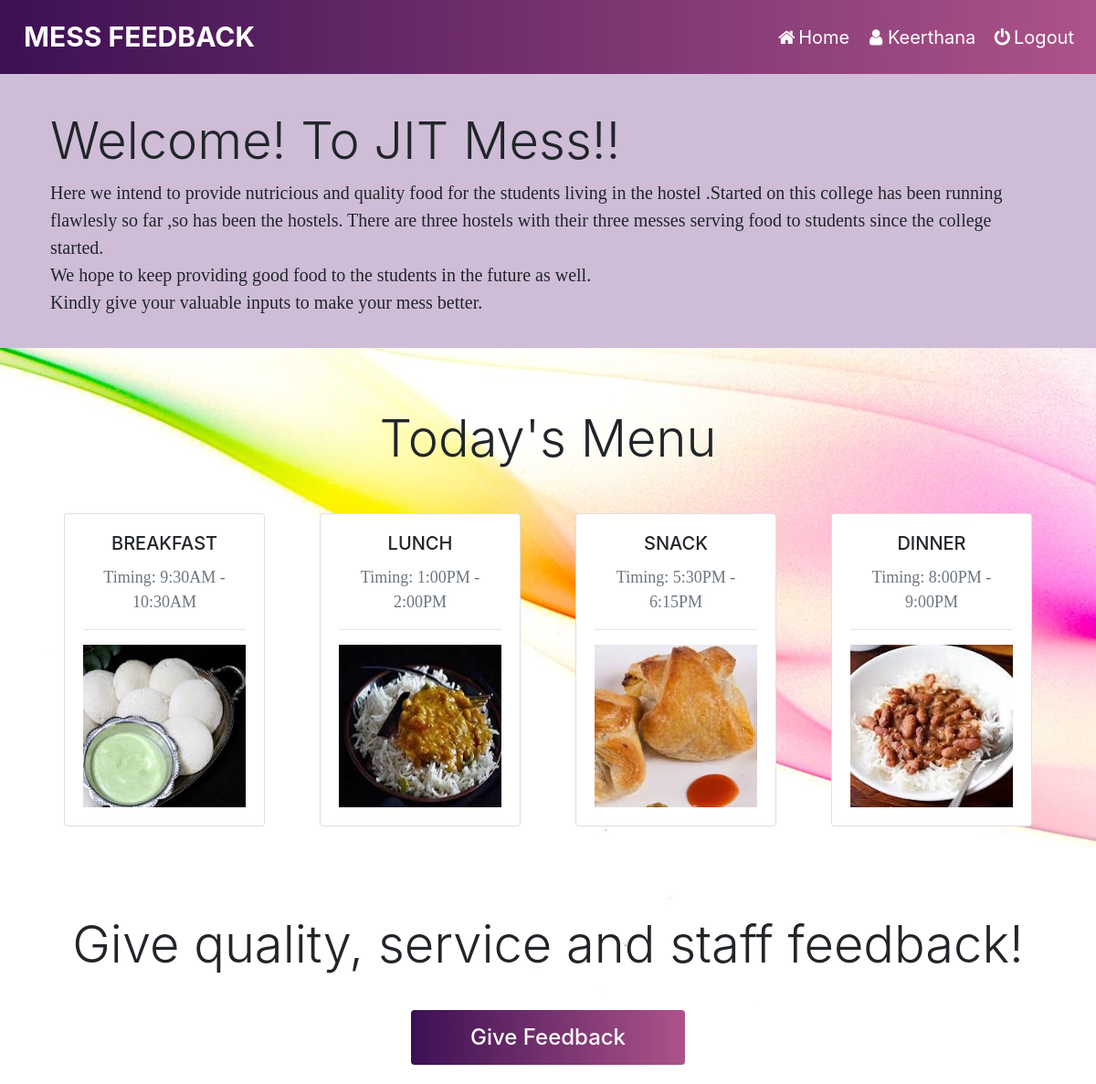
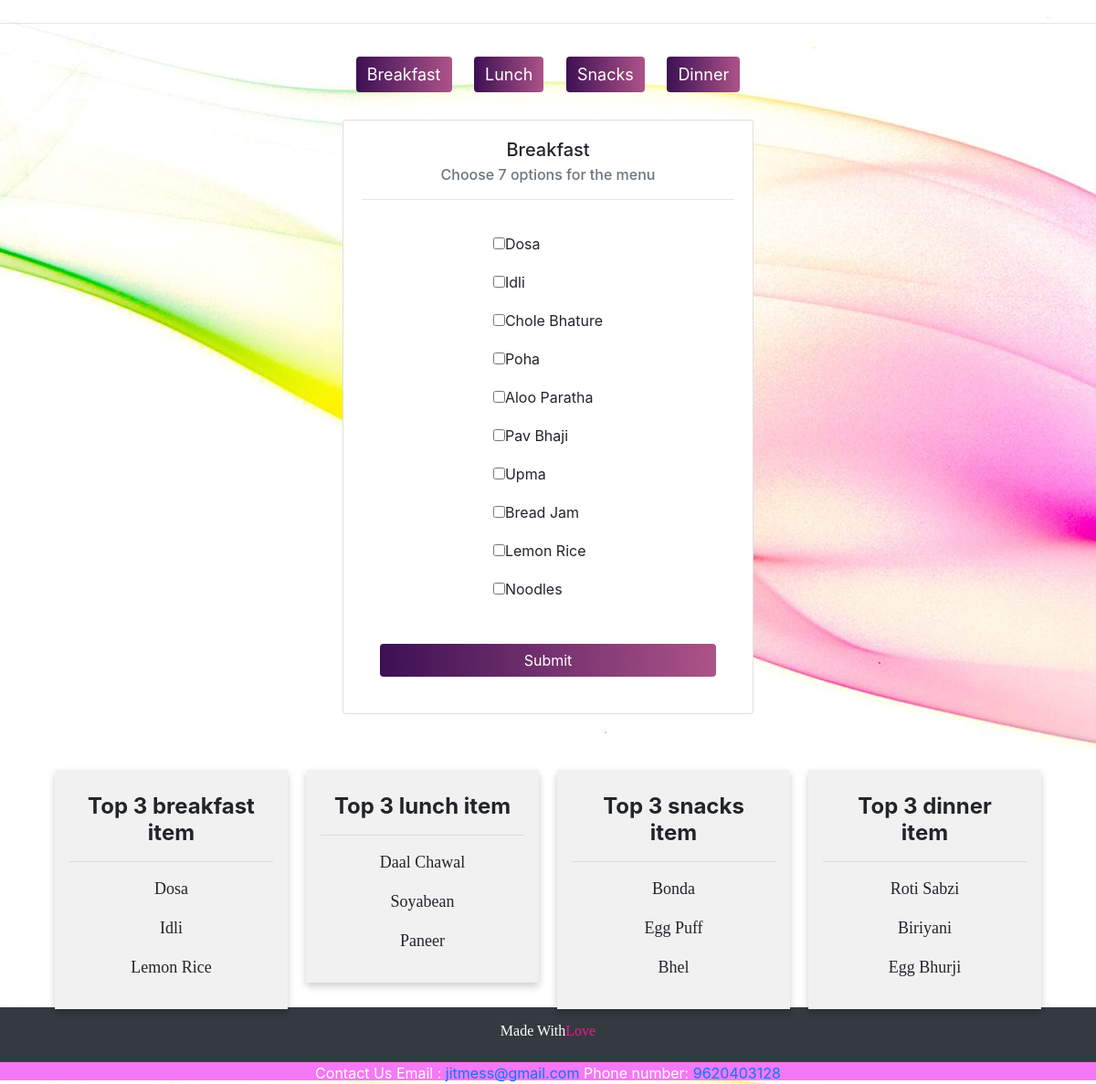
The page /home.php (signed in) on the database its author committed (2 pictures, top to bottom).
### tables this page shows
CREATE TABLE `food_list` (
  `food_id` int(11) NOT NULL,
  `food_name` varchar(255) NOT NULL,
  `food_type` char(1) NOT NULL
);

### home.php (the view, shortened to what this page needs)
<?php
$conn = mysqli_connect('localhost','root','','project');
$query1 = "select food_name from food_list where food_type='B'";
$result1= mysqli_query($conn, $query1);
$top_b_query = "SELECT a.food_id,a.food_name,b.percentage from food_list a,votes_percentage b where a.food_id=b.food_id and a.food_id BETWEEN 1 and 10 ORDER BY percentage DESC limit 3";
$top_b = mysqli_query($conn, $top_b_query);
$top_l_query = "SELECT a.food_id,a.food_name,b.percentage from food_list a,votes_percentage b where a.food_id=b.food_id and a.food_id BETWEEN 11 and 20 ORDER BY percentage DESC limit 3";
$top_l = mysqli_query($conn, $top_l_query);
$top_s_query = "SELECT a.food_id,a.food_name,b.percentage from food_list a,votes_percentage b where a.food_id=b.food_id and a.food_id BETWEEN 21 and 30 ORDER BY percentage DESC limit 3";
$top_s = mysqli_query($conn, $top_s_query);
$top_d_query = "SELECT a.food_id,a.food_name,b.percentage from food_list a,votes_percentage b where a.food_id=b.food_id and a.food_id BETWEEN 31 and 40 ORDER BY percentage DESC limit 3";
$top_d = mysqli_query($conn, $top_d_query);
?>
<!DOCTYPE html>
<html>
<head>
    <link rel="stylesheet" href="https://maxcdn.bootstrapcdn.com/bootstrap/4.3.1/css/bootstrap.min.css">
    <link rel="stylesheet" href="https://cdnjs.cloudflare.com/ajax/libs/font-awesome/4.7.0/css/font-awesome.min.css">
    <link rel="stylesheet" type="text/css" href="styles/style.css">
</head>
<body style="background-image: url('home.jpg');">
    <nav class="navbar navbar-expand-lg navbar-white bg-white">
        <a class="navbar-brand" id="big" href="#"><b>MESS FEEDBACK</b></a>
        <div class="collapse navbar-collapse" id="navbarNavAltMarkup">
            <div class="navbar-nav ml-auto">
                <a class="nav-item nav-link" href="home.php"><i class="fa fa-fw fa-home"></i>Home</i></a>
                <a class="nav-item nav-link" href="user.php"><i class="fa fa-fw fa-user"></i><?php echo $_SESSION['username']; ?></i></a>
                <a class="nav-item nav-link" href="logout.php"><i class="fa fa-fw fa-power-off"></i>Logout</i></a>
            </div>
        </div>
    </nav>
    <div class="jumbotron jumbotron-fluid">
        <div class="container">
            <h3 class="display-4">Welcome! To JIT Mess!!</h3>
            <p class="lead">
                Here we intend to provide nutricious and quality food for the students living in the hostel .Started on this college has been running flawlesly so far ,so has been the hostels. There are three hostels with their three messes serving food to students since
                the college started.
                <br> We hope to keep providing good food to the students in the future as well.<br>Kindly give your valuable inputs to make your mess better.
            </p>
        </div>
    </div>
    <br>
    <h4 class="display-4 text-center">Today's Menu</h4>
    <div id="menu" class="container">
        <div class="row card-deck mb-5 mt-5">
            <div class="col-md-3 col-sm-5">
                <div class="card">
                    <div class="card-body">
                        <h5 class="card-title text-uppercase text-center">Breakfast</h5>
                        <p class="text-muted text-center">Timing: 9:30AM - 10:30AM</p>
                        <hr>
                        <div id="breakfast" class="carousel slide" data-ride="carousel" data-interval="2500">
                            <div class="carousel-inner">
                                <div class="carousel-item active">
                                    <img src="#" id="breakfastimg" class="d-block w-100">
                                </div>
                            </div>
                        </div>
                    </div>
                </div>
            </div>
            <div class="col-md-3 col-sm-5">
                <div class="card">
                    <div class="card-body">
                        <h5 class="card-title text-uppercase text-center">Lunch</h5>
                        <p class="text-muted text-center">Timing: 1:00PM - 2:00PM</p>
                        <hr>
                        <div id="lunch" class="carousel slide" data-ride="carousel" data-interval="2500">
                            <div class="carousel-inner">
                                <div class="carousel-item active">
                                    <img src="#" id="lunchimg" class="d-block w-100">
                                </div>
                            </div>
                        </div>
                    </div>
                </div>
            </div>
            <div class="col-md-3 col-sm-5">
                <div class="card">
                    <div class="card-body">
                        <h5 class="card-title text-uppercase text-center">Snack</h5>
                        <p class="text-muted text-center">Timing: 5:30PM - 6:15PM</p>
                        <hr>
                        <div id="snack" class="carousel slide" data-ride="carousel" data-interval="2500">
                            <div class="carousel-inner">
                                <div class="carousel-item active">
                                    <img src="#" id="snacksimg" class="d-block w-100">
                                </div>
                            </div>
                        </div>
                    </div>
                </div>
            </div>
            <div class="col-md-3 col-sm-5">
                <div class="card">
                    <div class="card-body">
                        <h5 class="card-title text-uppercase text-center">Dinner</h5>
                        <p class="text-muted text-center">Timing: 8:00PM - 9:00PM</p>
                        <hr>
                        <div id="Dinner" class="carousel slide" data-ride="carousel" data-interval="2500">
                            <div class="carousel-inner">
                                <div class="carousel-item active">
                                    <img src="#" id="dinnerimg" class="d-block w-100">
                                </div>
                            </div>
                        </div>
                    </div>
                </div>
            </div>
        </div>
    </div>
    <br>
    <br>
    <center>
        <h1 class="display-4">Give quality, service and staff feedback!</h1>
    </center>
    <center><a href="feedback.php"><button class="btn btn-primary fb-btn" style="height:60px;margin:30px; width:300px;" ><h4>Give Feedback</h4></button></a></center>
    <hr>
    <div class="btn-center">
        <button class="btn btn-primary menu-btn" id="breakfast-btn">Breakfast</button>
        <button class="btn btn-primary menu-btn" id="lunch-btn">Lunch</button>
        <button class="btn btn-primary menu-btn" id="snacks-btn">Snacks</button>
        <button class="btn btn-primary menu-btn" id="dinner-btn">Dinner</button>
    </div>
    <div id="check" class="container">
        <div class="flex">
            <div class="menu-card" id="menucard-b">
                <div class="card">
                    <div class="card-body">
                        <h5 class="card-title" style="text-align:center">Breakfast</h5>
                        <h6 class="card-subtitle text-muted" style="text-align:center">Choose 7 options for the menu</h6>
                        <hr>
                        <form id="breakfast-select" name="breakfast" action="check.php" method="POST">
                            <div class="menu-items">
                                <div class="menu-1">
                                    <?php
                                        while($food1 = mysqli_fetch_assoc($result1))
                                        {
                                    ?>
                                    <div class="checkbox"><label><input type="checkbox" value=<?php  echo '"'.$food1['food_name'].'"' ?> name="b-menu[]" onclick="return checkboxlimit()"><?php echo $food1['food_name']; ?></label></div>
                                    <?php
                                        }
                                    ?>
                                </div>
                            </div>
                            <div class="submit-center">
                                <button type="submit" class="btn btn-block btn-primary">Submit</button>
                            </div>
                        </form>
                    </div>
                </div>
            </div>
        </div>
    </div>
<br><br><br>
<div class="container-c">
<div class="coloumn">
    <div class="card-t">
    <center><h4><b>Top 3 breakfast item</b></h4><hr></center>
    <?php
        while($top_b_result=mysqli_fetch_assoc($top_b))
            {
                ?>
               <center><p><?php echo $top_b_result['food_name']; ?></p></center>
            <?php
            }
         ?>
     </div>
  </div>
  <div class="coloumn">
  <div class="card-t">
  <center><h4><b>Top 3 lunch item</b></h4><hr></center>
    <?php
            while($top_l_result=mysqli_fetch_assoc($top_l))
         {
            ?>
            <center><p><?php echo $top_l_result['food_name']; ?></p></center>
        <?php
            }
         ?>
       </div>
  </div>
  <div class="coloumn">
  <div class="card-t">
  <center><h4><b>Top 3 snacks item</b></h4><hr></center>
    <?php
        while($top_s_result=mysqli_fetch_assoc($top_s))
            {
                ?>
                <center><p><?php echo $top_s_result['food_name']; ?></p></center>
            <?php
            }
         ?>
         </div>
  </div>
  <div class="coloumn">
  <div class="card-t">
  <center><h4><b>Top 3 dinner item</b></h4><hr></center>
    <?php
        while($top_d_result=mysqli_fetch_assoc($top_d))
            {
                ?>
                <center><p><?php echo $top_d_result['food_name']; ?></p></center>
            <?php
            }
         ?>
  </div>
</div>
        </div>
    <div>
        <footer class="page-footer bg-dark">
            <div>
                <p style="color:white" class="h6 text-center footer-copyright p-3">Made With<span style="color: deeppink">Love</span></p>
                <div class="contact-footer">
                    <span>Contact Us</span>
                    <span>Email : <a href="mailto:jitmess@gmail.com">jitmess@gmail.com</a> Phone number: <a href="tel:9620403128">9620403128</a></span>
                </div>
            </div>
        </footer>
    </div>
</body>
</html>

### styles/style.css (style rules this page uses)
* { text-decoration: none; }
body { padding: 0; background-position: cover; }
.navbar { background: #ad5389; background: -webkit-linear-gradient(to right, #3c1053, #ad5389); background: linear-gradient(to right, #3c1053, #ad5389); }
#big { text-decoration-color: black; font-size: 30px; }
.navbar a { float: left; padding: 10px; color: #fff; text-decoration: none; font-size: 20px; }
.jumbotron { height: 300px; padding: 40px; background-color: rgb(207, 189, 216); }
.flex { display: flex; flex-direction: row; justify-content: center; }
.btn { border: none; background: #ad5389; background: -webkit-linear-gradient(to right, #3c1053, #ad5389); background: linear-gradient(to right, #3c1053, #ad5389); }
.btn-center { text-align: center; align-items: center; }
.menu-btn { border: none; font-size: 18px; margin: 20px 10px; background: linear-gradient(to right, #3c1053, #ad5389); transition: .3s; }
.fb-btn { height: 50px; width: 130px; margin: 30px; }
.coloumn { float: left; width: 25%; padding: 0 10px; }
.row { margin: 0 -5px; }
.row:after { content: ""; display: flex; clear: both; }
h4 { margin: 10px; }
.card-t { box-shadow: 0 4px 8px 0 rgba(0, 0, 0, 0.2); padding: 16px; text-align: center; background-color: #f1f1f1; }
.container-c { display: flex; margin: 30px; padding: 20px; height: 250px; }
.menu-card { padding: 10px 20px; height: 600px; width: 490px; }
.submit-center { display: flex; justify-content: center; margin: 20px 20px; }
.menu-items { display: flex; flex-direction: row; justify-content: space-evenly; }
.menu-1, .menu-2 { margin: 0px 10px; padding: 15px; }
.checkbox, .d-menu { padding: 5px 10px; }
.page-footer { margin: 30px 0px 0px; }
.contact-footer { background-color: rgb(245, 120, 245); color: white; text-align: center; height: 20px; }
p { font-size: 18px; font-family: 'Times New Roman', Times, serif; }

### rows shown on the page
food_list: food_name "Dosa"
food_list: food_name "Idli"
food_list: food_name "Chole Bhature"
food_list: food_name "Poha"
food_list: food_name "Aloo Paratha"
food_list: food_name "Pav Bhaji"
food_list: food_name "Upma"
food_list: food_name "Bread Jam"
food_list: food_name "Lemon Rice"
food_list: food_name "Noodles"
food_list: food_name "Daal Chawal"
food_list: food_name "Soyabean"
food_list: food_name "Paneer"
food_list: food_name "Bonda"
food_list: food_name "Egg Puff"
food_list: food_name "Bhel"
food_list: food_name "Roti Sabzi"
food_list: food_name "Biriyani"
food_list: food_name "Egg Bhurji"

### other values the page prints
$_SESSION['username'] "Keerthana"
